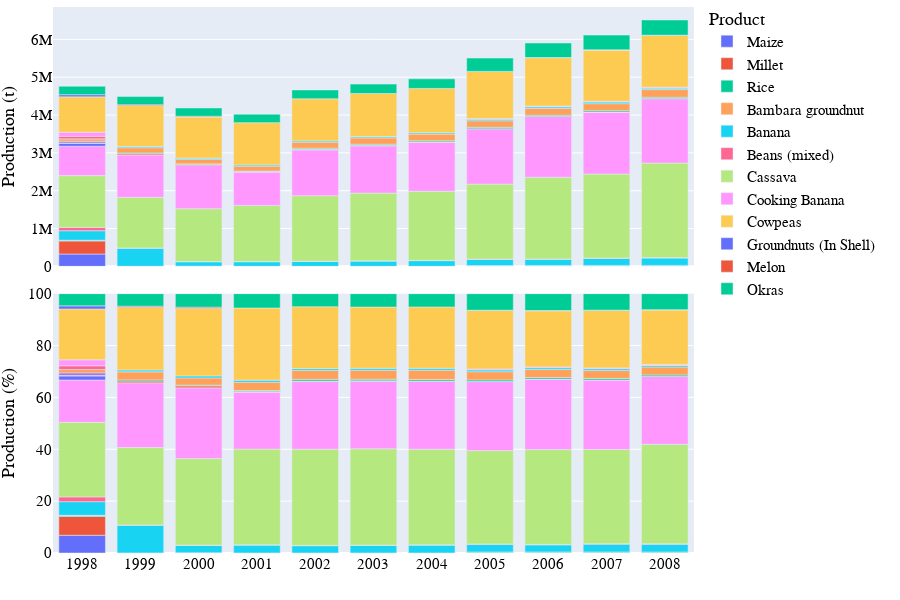
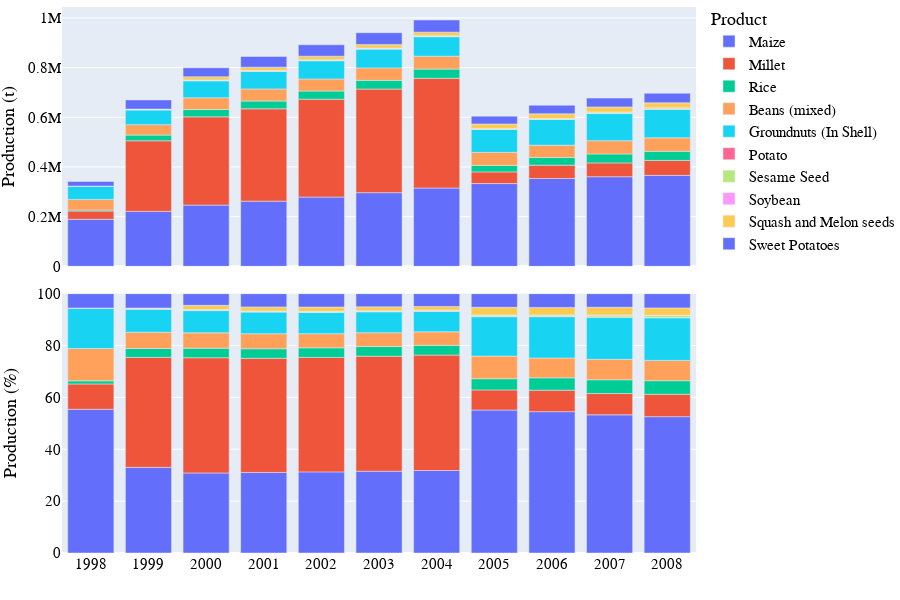
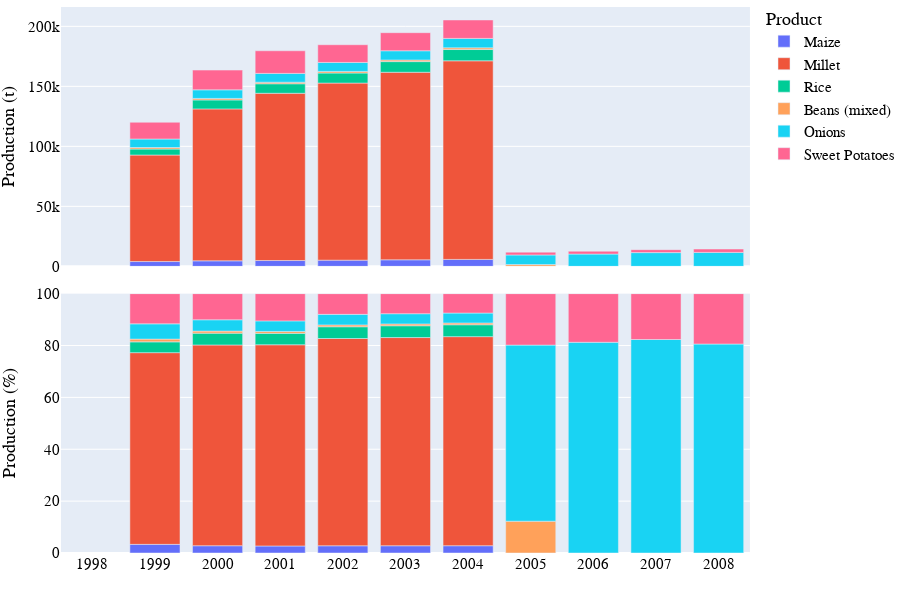
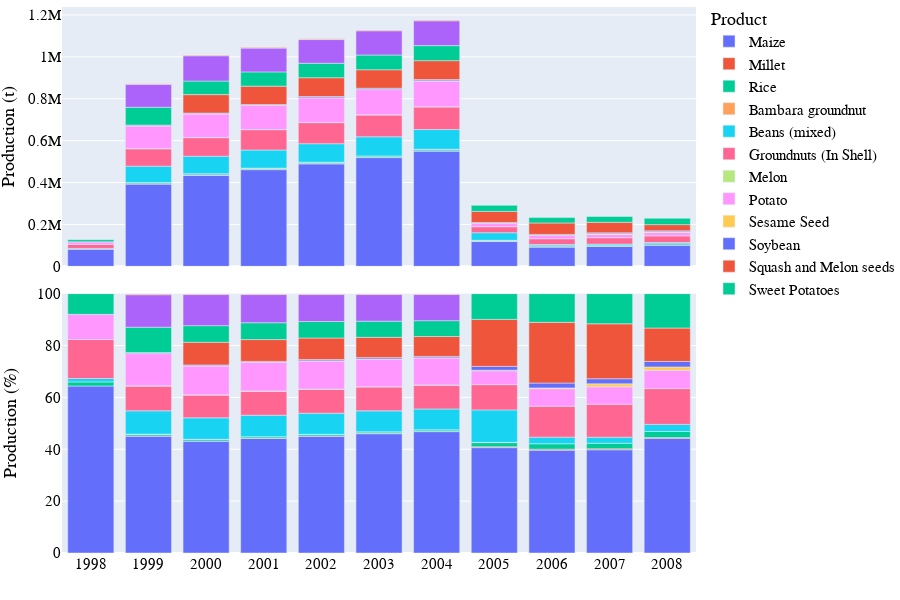

These figures' notebook cell, in order:
### Code cell
# Bar chart of national crop production
country_iso, country_name = 'CM', 'Cameroon'
df = pd.read_csv('../data/crop/adm_crop_production_%s.csv' % country_iso, index_col=0)
df['year'] = df['harvest_year']
year = [df['year'].min(), df['year'].max()]
product_order = ['Maize', 'Millet', 'Rice', 'Sorghum',]
for season_name   in ['Annual','North 1st Season','North 2nd Season','1st Season','2nd Season']:
    footnote = 'National crop production in %s - %s' % (country_name, season_name)
    fn_save = '../figures/%s_bar_natgrainprod_%s.png' % (country_iso, season_name)
    sub = df[df['season_name'] == season_name]
    if len(sub)<2:
        continue
    fig = PlotBarProduction(sub, year, product_order, footnote)#, fn_save)
    fig.show()
